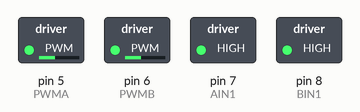
Recording of a sketch running on a simulated Arduino Uno, built with avr-gcc and run on an emulated ATmega328P. On the bench: switched loads named in the sketch (green lamp = pin HIGH).

Above: at 0.1 s.
Timing chart, 0 to 1.6 s (numbered marks = the images above):
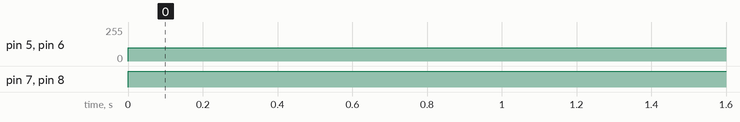

The sketch:

RoboticsLIAmanuelControl_copy_20231122192714.ino
```cpp
int PWMA =5;
int AIN1=7; // Direction motor B
int BIN1=8;// Direction motor A
int PWMB =6;
int STBY =3;

int MINspeed = 50;// MINImum speed before car or atleast my car struggles

int SPEED1 = 100; //MINspeed for MOVING   TURNS

int SPEED2 = 150;
int SPEED3 = 200;

int MAXspeed = 255;// MAXimum speed before car or atleast my car struggles

void forward(int speed, int delayTime){

  digitalWrite(STBY,1);

  //motor A
  pinMode(PWMA,OUTPUT);
  analogWrite (PWMA,speed);
  pinMode(AIN1,OUTPUT);
  digitalWrite (AIN1,1);

  //Motor B
  pinMode(PWMB,OUTPUT);
  analogWrite(PWMB, speed);
  pinMode(BIN1,OUTPUT);
  digitalWrite (BIN1,1);

  delay(delayTime);
}

void forward(int speed){

  digitalWrite(STBY,1);

  //motor A
  pinMode(PWMA,OUTPUT);
  analogWrite (PWMA,speed);
  pinMode(AIN1,OUTPUT);
  digitalWrite (AIN1,1);

  //Motor B
  pinMode(PWMB,OUTPUT);
  analogWrite(PWMB, speed);
  pinMode(BIN1,OUTPUT);
  digitalWrite (BIN1,1);


}

void backward(int speed, int delayTime){

  digitalWrite(STBY,1);

  //motor A
  pinMode(PWMA,OUTPUT);
  analogWrite (PWMA,speed);
  pinMode(AIN1,OUTPUT);
  digitalWrite (AIN1,0);

  //Motor B
  pinMode(PWMB,OUTPUT);
  analogWrite(PWMB, speed);
  pinMode(BIN1,OUTPUT);
  digitalWrite (BIN1,0);

  delay(delayTime);
}

void backward(int speed){

  digitalWrite(STBY,1);

  //motor A
  pinMode(PWMA,OUTPUT);
  analogWrite (PWMA,speed);
  pinMode(AIN1,OUTPUT);
  digitalWrite (AIN1,0);

  //Motor B
  pinMode(PWMB,OUTPUT);
  analogWrite(PWMB, speed);
  pinMode(BIN1,OUTPUT);
  digitalWrite (BIN1,0);


}


void left(int speed, int delayTime){ // Left means it just turns left meaning stop moving forward and just moves in places leftward or counterclockwise for aslong as delaspeed dictates

  digitalWrite(STBY,1);

  //motor A
  pinMode(PWMA,OUTPUT);
  analogWrite (PWMA,speed);
  pinMode(AIN1,OUTPUT);
  digitalWrite (AIN1,0);

  //Motor B
  pinMode(PWMB,OUTPUT);
  analogWrite(PWMB, speed);
  pinMode(BIN1,OUTPUT);
  digitalWrite (BIN1,1);

  delay(delayTime);

}

void left(int speed){ // Left means it just turns left meaning stop moving forward and just moves in places leftward or counterclockwise for aslong as delaspeed dictates

  digitalWrite(STBY,1);

  //motor A
  pinMode(PWMA,OUTPUT);
  analogWrite (PWMA,speed);
  pinMode(AIN1,OUTPUT);
  digitalWrite (AIN1,0);

  //Motor B
  pinMode(PWMB,OUTPUT);
  analogWrite(PWMB, speed);
  pinMode(BIN1,OUTPUT);
  digitalWrite (BIN1,1);
}

void right(int speed, int delayTime){  //Right means it just turns right meaning stop moving forward and just moves in places rightward  or clockwise for aslong as delaspeed dictates

  digitalWrite(STBY,1);

  //motor A
  pinMode(PWMA,OUTPUT);
  analogWrite (PWMA,speed);
  pinMode(AIN1,OUTPUT);
  digitalWrite (AIN1,1);

  //Motor B
  pinMode(PWMB,OUTPUT);
  analogWrite(PWMB, speed);
  pinMode(BIN1,OUTPUT);
  digitalWrite (BIN1,0);

  delay(delayTime);

}

void right(int speed){  //Right means it just turns right meaning stop moving forward and just moves in places rightward  or clockwise for aslong as delaspeed dictates

  digitalWrite(STBY,1);

  //motor A
  pinMode(PWMA,OUTPUT);
  analogWrite (PWMA,speed);
  pinMode(AIN1,OUTPUT);
  digitalWrite (AIN1,1);

  //Motor B
  pinMode(PWMB,OUTPUT);
  analogWrite(PWMB, speed);
  pinMode(BIN1,OUTPUT);
  digitalWrite (BIN1,0);


}
void leftForward(int speed, int delayTime){ // means moving  left while moving forward

  digitalWrite(STBY,1);

  //motor A
  pinMode(PWMA,OUTPUT);
  analogWrite (PWMA,speed);// note that car will struggle to perfrom function below 100 speed
  pinMode(AIN1,OUTPUT);
  digitalWrite (AIN1,1);

  //Motor B
  pinMode(PWMB,OUTPUT);
  analogWrite(PWMB, speed/2); // note that speed also determines turn radius
  pinMode(BIN1,OUTPUT);
  digitalWrite (BIN1,1);

  delay(delayTime);

}
void leftForward(int speed){ // means moving  left while moving forward

  digitalWrite(STBY,1);

  //motor A
  pinMode(PWMA,OUTPUT);
  analogWrite (PWMA,speed);// note that car will struggle to perfrom function below 100 speed
  pinMode(AIN1,OUTPUT);
  digitalWrite (AIN1,1);

  //Motor B
  pinMode(PWMB,OUTPUT);
  analogWrite(PWMB, speed/2); // note that speed also determines turn radius
  pinMode(BIN1,OUTPUT);
  digitalWrite (BIN1,1);


}

void leftBackward(int speed, int delayTime){ // means moving turning left while moving backward

  digitalWrite(STBY,1);

  //motor A
  pinMode(PWMA,OUTPUT);
  analogWrite (PWMA,speed);// note that car will struggle to perfrom function below 100 speed
  pinMode(AIN1,OUTPUT);
  digitalWrite (AIN1,0);

  //Motor B
  pinMode(PWMB,OUTPUT);
  analogWrite(PWMB, speed/2);// note that speed also determines turn radius
  pinMode(BIN1,OUTPUT);
  digitalWrite (BIN1,0);

  delay(delayTime);

}

void leftBackward(int speed){ // means moving turning left while moving backward

  digitalWrite(STBY,1);

  //motor A
  pinMode(PWMA,OUTPUT);
  analogWrite (PWMA,speed);// note that car will struggle to perfrom function below 100 speed
  pinMode(AIN1,OUTPUT);
  digitalWrite (AIN1,0);

  //Motor B
  pinMode(PWMB,OUTPUT);
  analogWrite(PWMB, speed/2);// note that speed also determines turn radius
  pinMode(BIN1,OUTPUT);
  digitalWrite (BIN1,0);


}

void rightForward(int speed, int delayTime){ // means moving turning right while moving forward

  digitalWrite(STBY,1);

  //motor A
  pinMode(PWMA,OUTPUT);
  analogWrite (PWMA,speed/2);// note that speed also determines turn radius
  pinMode(AIN1,OUTPUT);
  digitalWrite (AIN1,1);

  //Motor B
  pinMode(PWMB,OUTPUT);
  analogWrite(PWMB, speed);// note that car will struggle to perfrom function below 100 speed
  pinMode(BIN1,OUTPUT);
  digitalWrite (BIN1,1);

  delay(delayTime);

}
void rightForward(int speed){ // means moving turning right while moving forward

  digitalWrite(STBY,1);

  //motor A
  pinMode(PWMA,OUTPUT);
  analogWrite (PWMA,speed/2);// note that speed also determines turn radius
  pinMode(AIN1,OUTPUT);
  digitalWrite (AIN1,1);

  //Motor B
  pinMode(PWMB,OUTPUT);
  analogWrite(PWMB, speed);// note that car will struggle to perfrom function below 100 speed
  pinMode(BIN1,OUTPUT);
  digitalWrite (BIN1,1);


}

void rightBackward(int speed, int delayTime){ // means moving turning right while moving backward

  digitalWrite(STBY,1);

  //motor A
  pinMode(PWMA,OUTPUT);
  analogWrite (PWMA,speed/2);// note that speed also determines turn radius
  pinMode(AIN1,OUTPUT);
  digitalWrite (AIN1,0);

  //Motor B
  pinMode(PWMB,OUTPUT);
  analogWrite(PWMB, speed);// note that car will struggle to perfrom function below 100 speed
  pinMode(BIN1,OUTPUT);
  digitalWrite (BIN1,0);

  delay(delayTime);

}

void rightBackward(int speed){ // means moving turning right while moving backward

  digitalWrite(STBY,1);

  //motor A
  pinMode(PWMA,OUTPUT);
  analogWrite (PWMA,speed/2);// note that speed also determines turn radius
  pinMode(AIN1,OUTPUT);
  digitalWrite (AIN1,0);

  //Motor B
  pinMode(PWMB,OUTPUT);
  analogWrite(PWMB, speed);// note that car will struggle to perfrom function below 100 speed
  pinMode(BIN1,OUTPUT);
  digitalWrite (BIN1,0);


}
void stop (){

  digitalWrite(STBY,1);

  //motor A
  pinMode(PWMA,OUTPUT);
  analogWrite (PWMA,0);
  pinMode(AIN1,OUTPUT);
  digitalWrite (AIN1,1);

  //Motor B
  pinMode(PWMB,OUTPUT);
  analogWrite(PWMB, 0);
  pinMode(BIN1,OUTPUT);
  digitalWrite (BIN1,1);


}

void stop (int delayTime){

  digitalWrite(STBY,1);

  //motor A
  pinMode(PWMA,OUTPUT);
  analogWrite (PWMA,0);
  pinMode(AIN1,OUTPUT);
  digitalWrite (AIN1,1);

  //Motor B
  pinMode(PWMB,OUTPUT);
  analogWrite(PWMB, 0);
  pinMode(BIN1,OUTPUT);
  digitalWrite (BIN1,1);

  delay(delayTime);

}


void setup() {
  // put your setup code here, to run once:

}
void loop() {
  // put your main code here, to run repeatedly:
  // put directions for car here:
  //put delay after every function to determine its duration
  /*to make it execute only one funtion for a certain amount of time enter funtion twice.
  Enter them one after the other.
  Once with the desired speed and delay for how long you want that function to be executed and once with 0 speed and enter delays for how long you want pause*/


 forward(100,0);


}
```

Measured:
- by itself, pin 5 (PWMA), pin 6 (PWMB): 0/255 → 100/255 at 0.00 s
- by itself, pin 7 (AIN1), pin 8 (BIN1): LOW → HIGH at 0.00 s
